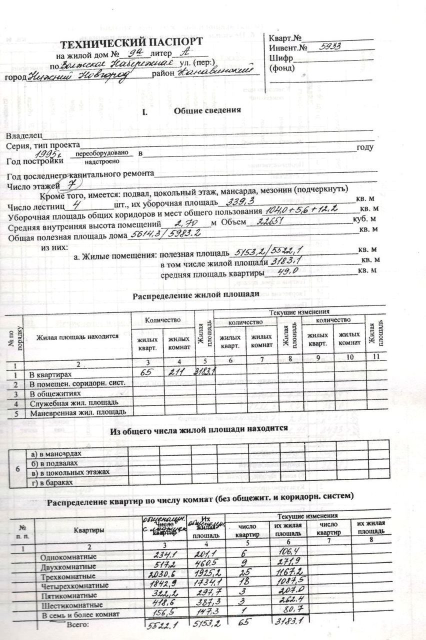
#> input picture 1.jpeg, 852 x 1280 px (shown at 1/2 size)
$ python -i orient_file.py   (imports and definitions only)
#> lines starting #> are read from the running program, lines starting #| are printed output that depends on the picture
import numpy as np
import cv2
from skimage.transform import radon
import matplotlib.pyplot as plt
import os
import time

def rotate(PATH, resize=None):

#> called with PATH = '1.jpeg'
    img = cv2.imread(PATH)
#> img is the input picture: shape (1280, 852, 3); mean B, G, R 229.4, 230.1, 230.5
    t = time.time()
    img_gray = cv2.cvtColor(img, cv2.COLOR_BGR2GRAY)  # convert to gray scale
    height, width = img_gray.shape
#> height = 1280; width = 852
    if resize is not None:
        img_gray = cv2.resize(img_gray, resize)
    degrees = np.arange(180)
    img_gray = img_gray - np.mean(img_gray)
    sinogram = radon(img_gray, theta=degrees)  # radon transform
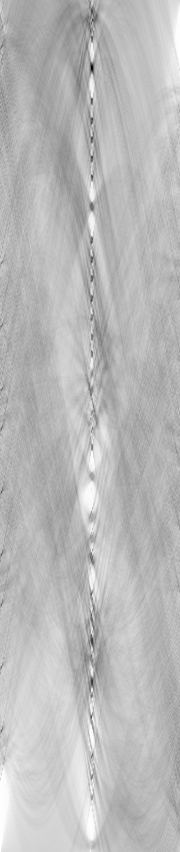
#> sinogram: shape (852, 180) float64; min -58634.2, max 20748.6, mean -657.5; drawn with min black and max white

    # using variance as it was suggested in the paper
    angle = np.argmax(np.array([np.var(line)
                                for line in sinogram.transpose()]))
#> angle = 91
    angle_to_rotate = 90 - angle
#> angle_to_rotate = -1

    M = cv2.getRotationMatrix2D(
        (width / 2, height / 2), angle_to_rotate, 1)  # rotation matrix
#> M = [[1, -0.0175, 11.23], [0.0175, 1, -7.34]]
    dst = cv2.warpAffine(img, M, (width, height))
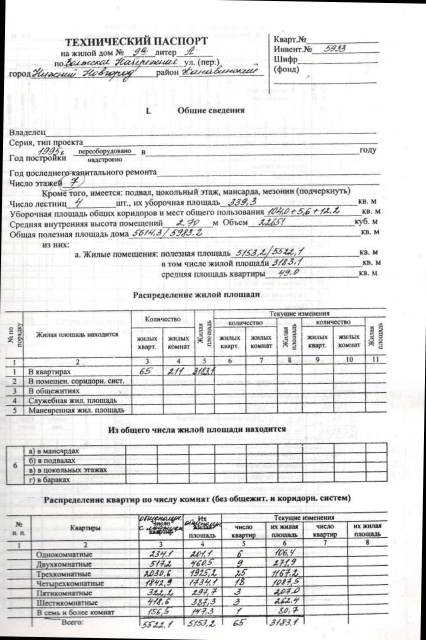
#> dst: shape (1280, 852, 3) (shown at 1/2 size); mean B, G, R 227.1, 227.8, 228.2

    name_file = f'{os.path.splitext(PATH)[0]}_rotated{os.path.splitext(PATH)[1]}'

    cv2.imwrite(name_file, dst)
    elapsed = time.time() - t

    return sinogram, angle_to_rotate, img, dst, elapsed

>>> result = rotate('1.jpeg')
#> result = 5 items

$ run again, on 4.jpeg
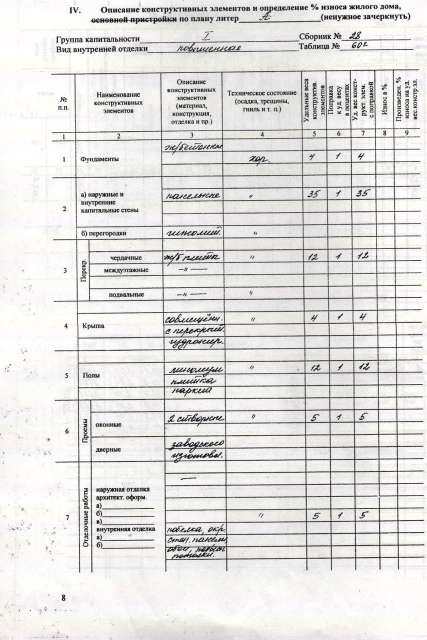
#> input picture 4.jpeg, 854 x 1280 px (shown at 1/2 size)
#> in rotate, img is the input picture: shape (1280, 854, 3); mean B, G, R 222.5, 224.2, 225.1
#> in rotate, `sinogram = radon(img_gray, theta=degrees)`:
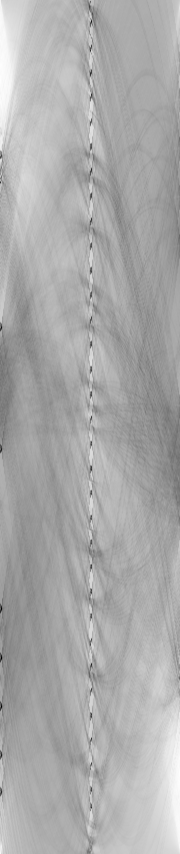
#> sinogram: shape (854, 180) float64; min -54712.1, max 22970.4, mean -2667.1; drawn with min black and max white
#> angle = 91
#> angle_to_rotate = -1
#> M = [[1, -0.0175, 11.23], [0.0175, 1, -7.35]]
#> in rotate, `dst = cv2.warpAffine(img, M, (width, height))`:
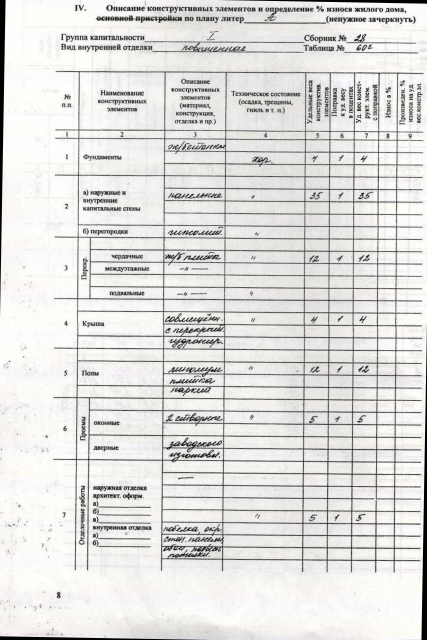
#> dst: shape (1280, 854, 3) (shown at 1/2 size); mean B, G, R 220.3, 222, 222.8
#> result = 5 items

$ run again, on 5.jpeg
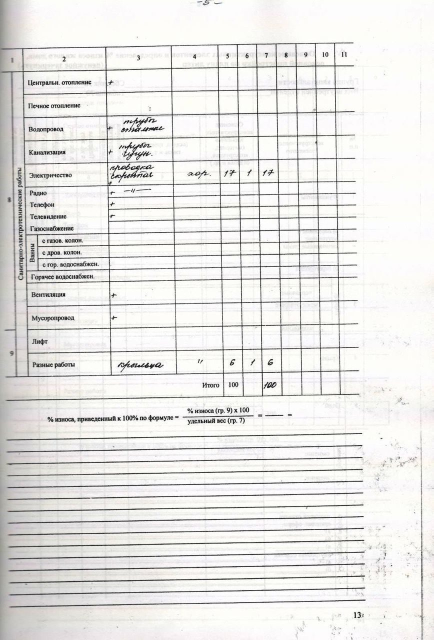
#> input picture 5.jpeg, 867 x 1280 px (shown at 1/2 size)
#> in rotate, img is the input picture: shape (1280, 867, 3); mean B, G, R 228.9, 230.9, 231.7
#> in rotate, `sinogram = radon(img_gray, theta=degrees)`:
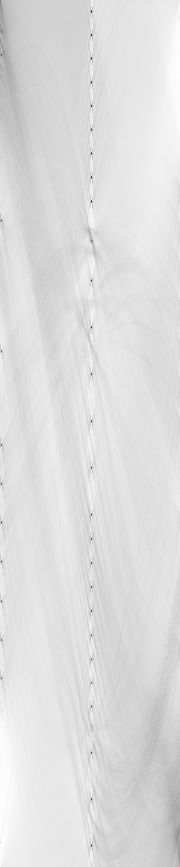
#> sinogram: shape (867, 180) float64; min -123061.6, max 17837.1, mean -301; drawn with min black and max white
#> angle = 91
#> angle_to_rotate = -1
#> M = [[1, -0.0175, 11.24], [0.0175, 1, -7.47]]
#> in rotate, `dst = cv2.warpAffine(img, M, (width, height))`:
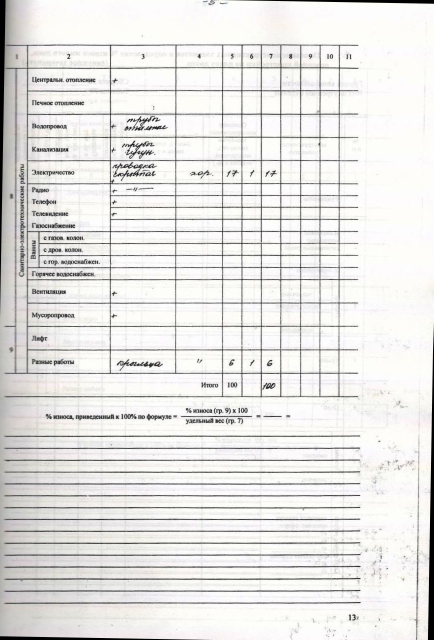
#> dst: shape (1280, 867, 3) (shown at 1/2 size); mean B, G, R 226.9, 228.9, 229.7
#> result = 5 items

$ run again, on 6.jpeg
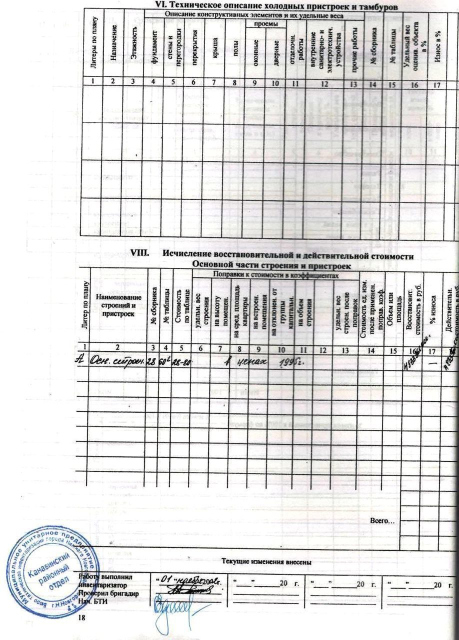
#> input picture 6.jpeg, 918 x 1280 px (shown at 1/2 size)
#> in rotate, img is the input picture: shape (1280, 918, 3); mean B, G, R 222.7, 223.2, 223.7
#> in rotate, `sinogram = radon(img_gray, theta=degrees)`:
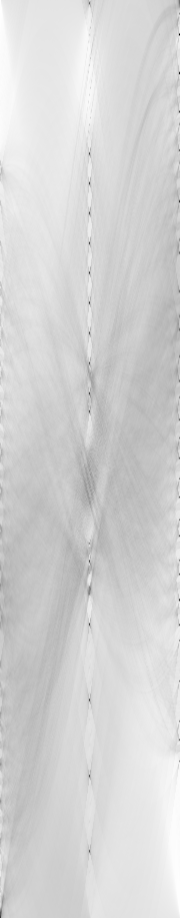
#> sinogram: shape (918, 180) float64; min -143843.1, max 29076.2, mean -7.7; drawn with min black and max white
#> angle = 89
#> angle_to_rotate = 1
#> M = [[1, 0.0175, -11.1], [-0.0175, 1, 8.11]]
#> in rotate, `dst = cv2.warpAffine(img, M, (width, height))`:
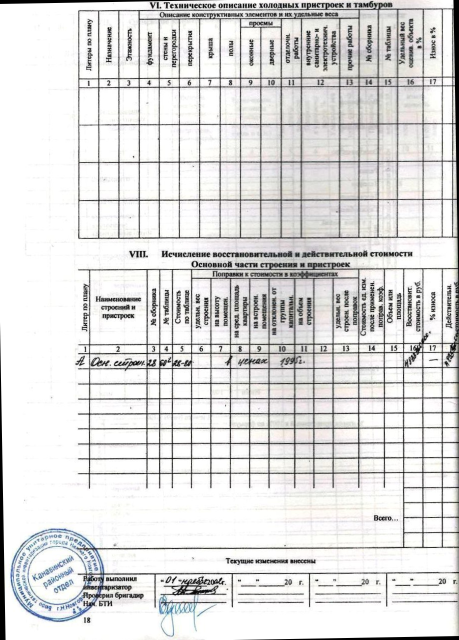
#> dst: shape (1280, 918, 3) (shown at 1/2 size); mean B, G, R 221, 221.5, 221.9
#> result = 5 items
